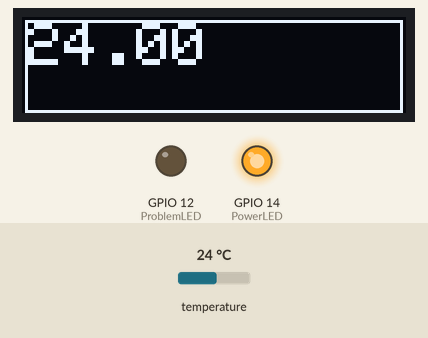
Simulated run of this sketch. Board: ESP8266 (NodeMCU). Parts: 128×32 one-colour display, output pins drawn as LEDs (lit = HIGH). Inputs (shaded band) come from the test bench; at power-on: temperature 24 °C. WiFi joins after 1.5 s; servers stay silent unless stated; the display library's start-up logo is not drawn; what the sketch prints to the serial monitor is not drawn.

Above: at 3.2 s.
3.3 s: temperature set to 27.2 °C
At 4.2 s:
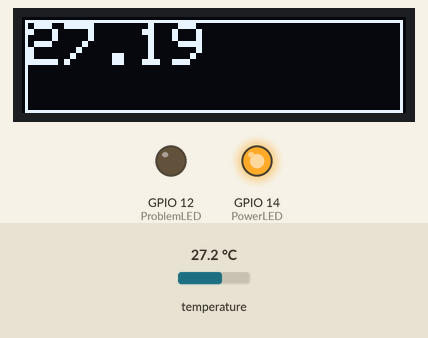
4.9 s: temperature set to 28.4 °C
At 6.1 s:
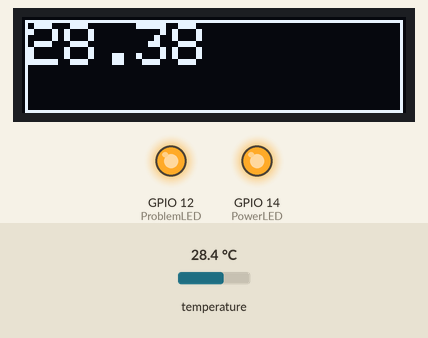
6.5 s: temperature set to 12 °C
At 7.0 s:
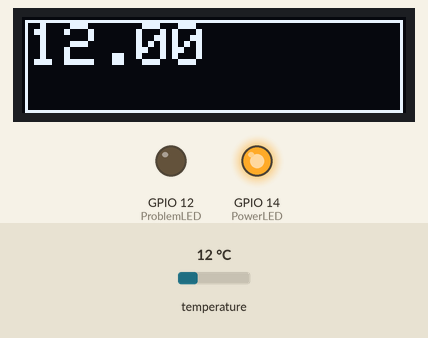
Timing chart, 0 to 9.5 s (numbered marks = the images above; inputs shaded):
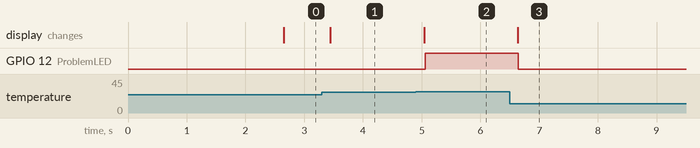

Measured:
- the behaviour switches between 28 and 28.1 °C on temperature (found by bisection; images 1 and 2)
- after the input at 3.3 s, the display: changes after 0.14 s (image 1)
- after the input at 4.9 s, GPIO 12 (ProblemLED): LOW → HIGH after 0.16 s; the display: changes after 0.14 s (image 2)
- after the input at 6.5 s, GPIO 12 (ProblemLED): HIGH → LOW after 0.15 s; the display: changes after 0.14 s (image 3)

The sketch:

AquariumTemp.ino
```cpp
/*
 * Required Libraries
 * Blynk
 * OneWire
 * DallasTemperature
 * adafruit_SSD1306
 * adafruit_GFX
 * Wire.h
 */
#define BLYNK_PRINT Serial


#include <ESP8266WiFi.h>
#include <BlynkSimpleEsp8266.h>
#include <DallasTemperature.h>
#include <OneWire.h>
#include <Wire.h>
#include <Adafruit_GFX.h>
#include <Adafruit_SSD1306.h>

// You should get Auth Token in the Blynk App.
// Go to the Project Settings (nut icon).
char auth[] = "tuT64tM5P_fj91Oq2ZJuuWfWfCyW1SLj";

// Your WiFi credentials.
// Set password to "" for open networks.
char ssid[] = "BTHub6-5CWF";
char pass[] = "Di7Wdf3grTXw";

#define ONE_WIRE_BUS 2 //D4 Pin
#define PowerLED 14 // D5 Pin
#define ProblemLED 12 // D6 Pin
#define OLED_RESET LED_BUILTIN //
#define LCDHEIGHT 32
#define LCDWIDTH 128
OneWire oneWire (ONE_WIRE_BUS);
DallasTemperature DS18B20(&oneWire);
Adafruit_SSD1306 display(LCDWIDTH, LCDHEIGHT, &Wire, OLED_RESET);
float temp;
float celcius=0;
int lowTempWarning = 5; //customisable low temperature warning
int highTempWarning = 28; //customisable high temperature warning
WidgetTerminal terminal(V9);
BlynkTimer timer;


void setup()
{
  // Debug console
  Serial.begin(115200);
  pinMode(PowerLED, HIGH);
  pinMode(ProblemLED, HIGH);
  digitalWrite(PowerLED, HIGH);
  //Blynk.begin(auth, ssid, pass);
  DS18B20.begin();
  terminal.clear();
  if (!display.begin(SSD1306_SWITCHCAPVCC, 0x3C)){
    Serial.println(F("SSD1306 allocation failed"));
    for(;;);
  }

  display.display();
  // You can also specify server:
  Blynk.begin(auth, ssid, pass, "blynk-cloud.com", 80);
  //Blynk.begin(auth, ssid, pass, IPAddress(192,168,1,214), 8080);
  Blynk.virtualWrite(V2, 7); // Sensor nor implemented, set to 7 for demo purposes
  Blynk.virtualWrite(V3, lowTempWarning);
  Blynk.virtualWrite(V4, highTempWarning);
  timer.setInterval(1000L, sendData);

}

void loop()
{
  Blynk.run();
  DS18B20.requestTemperatures();
  celcius=DS18B20.getTempCByIndex(0);
  screenData();
  timer.run();

 }

 void sendData()
 {
      celcius=DS18B20.getTempCByIndex(0);
      terminal.println(celcius);
      Blynk.virtualWrite(V1, celcius);
      if (celcius > highTempWarning) {
        terminal.println("Temp to high");
        Blynk.notify("Temperature to High");
        digitalWrite(ProblemLED, HIGH);
      } else if (celcius < lowTempWarning) {
        terminal.println("Temp to low");
        digitalWrite(ProblemLED, HIGH);
        } else {
        digitalWrite(ProblemLED, LOW);
        }
 }


 void screenData()
 {
  celcius=DS18B20.getTempCByIndex(0);
  display.clearDisplay();
  display.drawRect(1,1,126,31,WHITE);
  display.setTextSize(2);
  display.setTextColor(WHITE);
  display.setCursor(2,2);
  display.print(celcius);
  display.display();
  Serial.println(celcius);
 }
```
